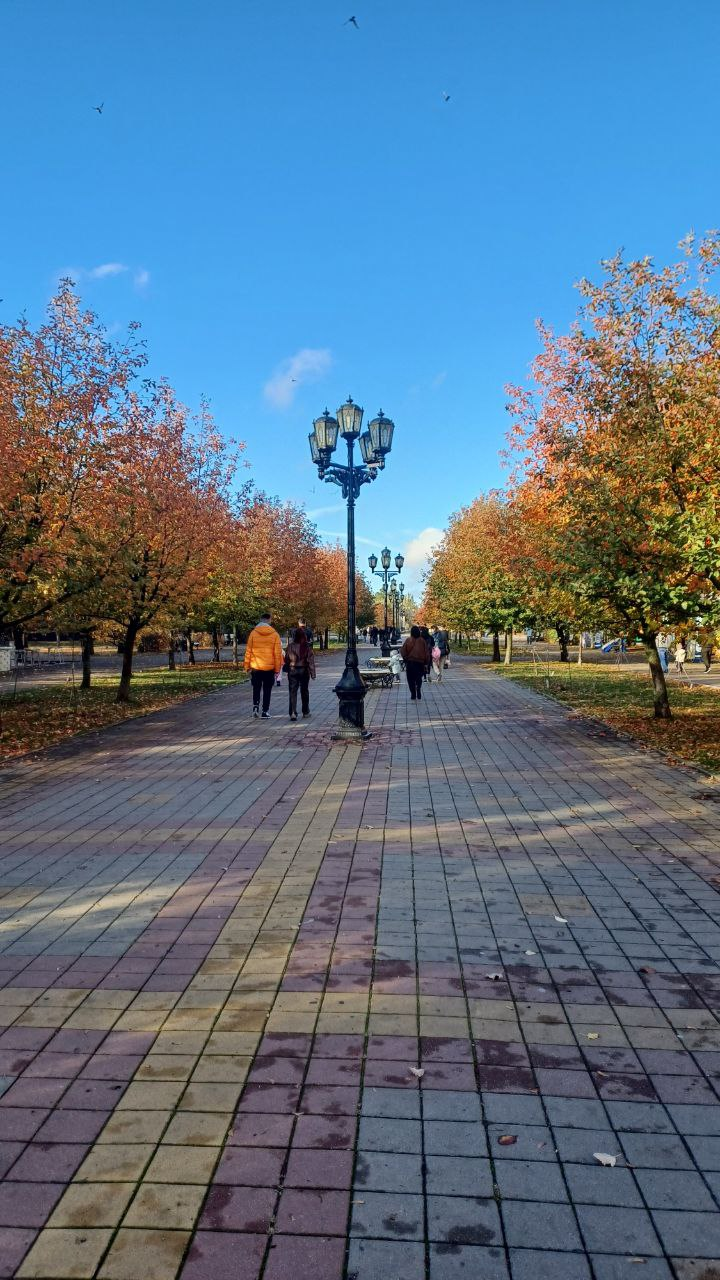
#> input picture data/park.jpg, 720 x 1280 px, found by its file name
$ python main.py
#> lines starting #> are read from the running program, lines starting #| are printed output that depends on the picture
#> in main, img is the input picture: shape (1280, 720, 3); mean B, G, R 136.5, 115.5, 91.7
### src/noise_gen.py
# Библиотека для генерации искуственного шума

import numpy as np

# [68 lines left out: functions add_salt_pepper_noise, add_Gauss_noise, add_impulse_noise, add_uniform_noise, add_Rayleigh_noise, not called in this run]

def add_Poisson_noise(img, photons_max: int):
#> called with photons_max = 255
    if img is None:
        raise ValueError('img is None')
    if photons_max < 0:
        raise ValueError('photons_max is less than zero')

    # photons_max - amount of photons on a pixel with value 255

    lambda_: float = img.astype(np.float64) / 255 * photons_max
    noise = np.random.poisson(lambda_) / photons_max * 255
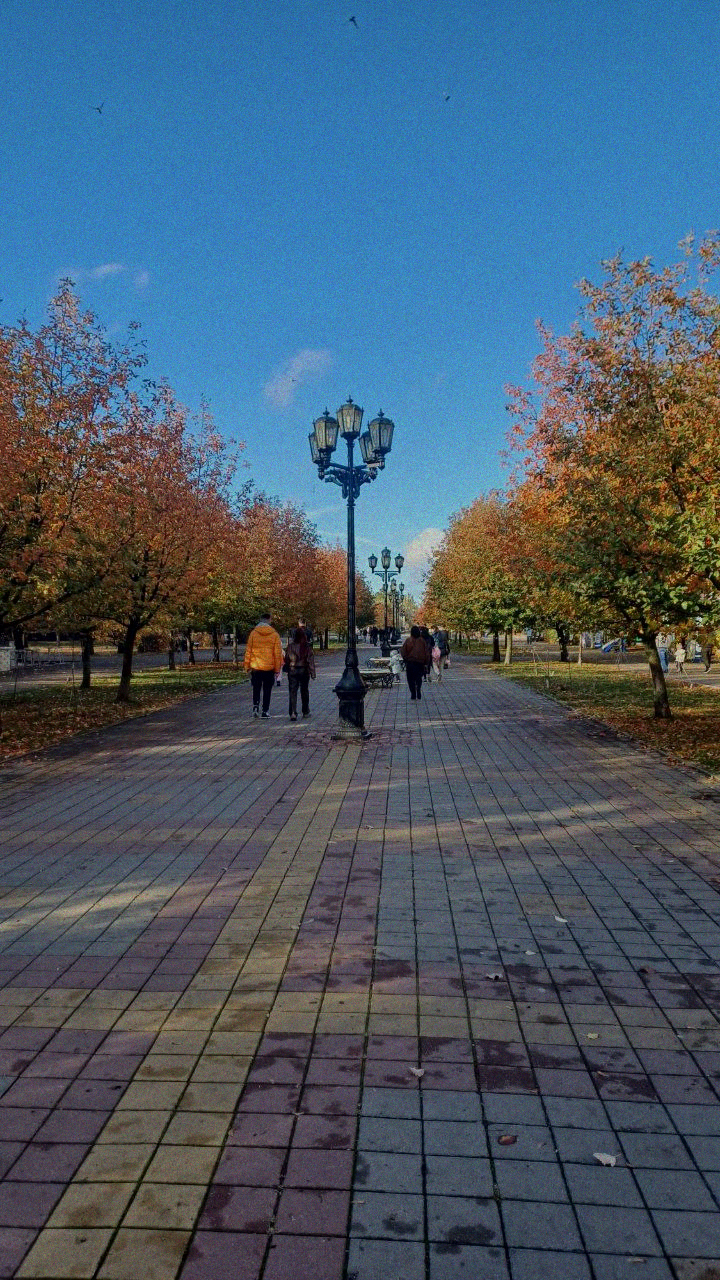
#> noise: shape (1280, 720, 3) float64; mean B, G, R 136.5, 115.5, 91.7; drawn with min black and max white
    return np.clip(noise, 0, 255).astype(np.uint8)

### src/main.py
import noise_gen as ng
import cv2
import os

def main() -> None:

    path: str = '..\Digital_Image_Processing\data\park.jpg'
    img = cv2.imread(path)

    if img is None:
        return

    cv2.namedWindow('Source Image')
    cv2.imshow('Source Image', img)

    cv2.waitKey(0)
    cv2.destroyAllWindows()

    noise = ng.add_Poisson_noise(img, 255)

    cv2.namedWindow('Noise Image')
    cv2.imshow('Noise Image', noise)

    cv2.waitKey(0)
    cv2.destroyAllWindows()

    print('Hello, world!')


if __name__ == '__main__':
    main()

$ run again, with data/cat.jpg copied over data/park.jpg
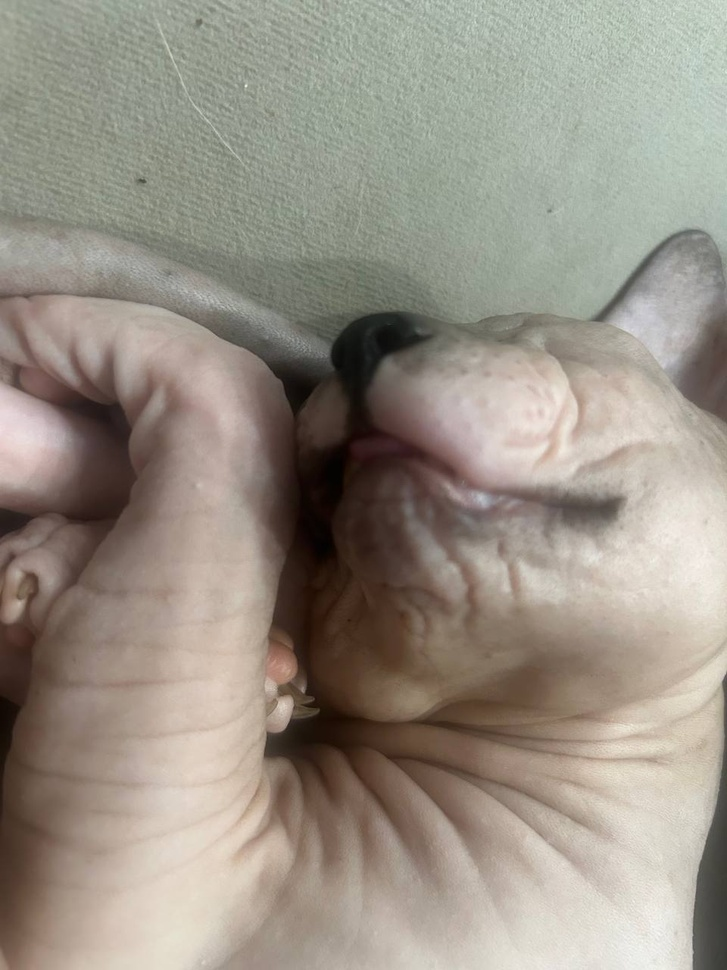
#> input picture data/cat.jpg, 727 x 970 px, shrunk from 960 x 1280 before the run, found by its file name
#> in main, img is the input picture: shape (970, 727, 3); mean B, G, R 134.1, 145.4, 153
#> in add_Poisson_noise, `noise = np.random.poisson(lambda_) / photons_max * 255`:
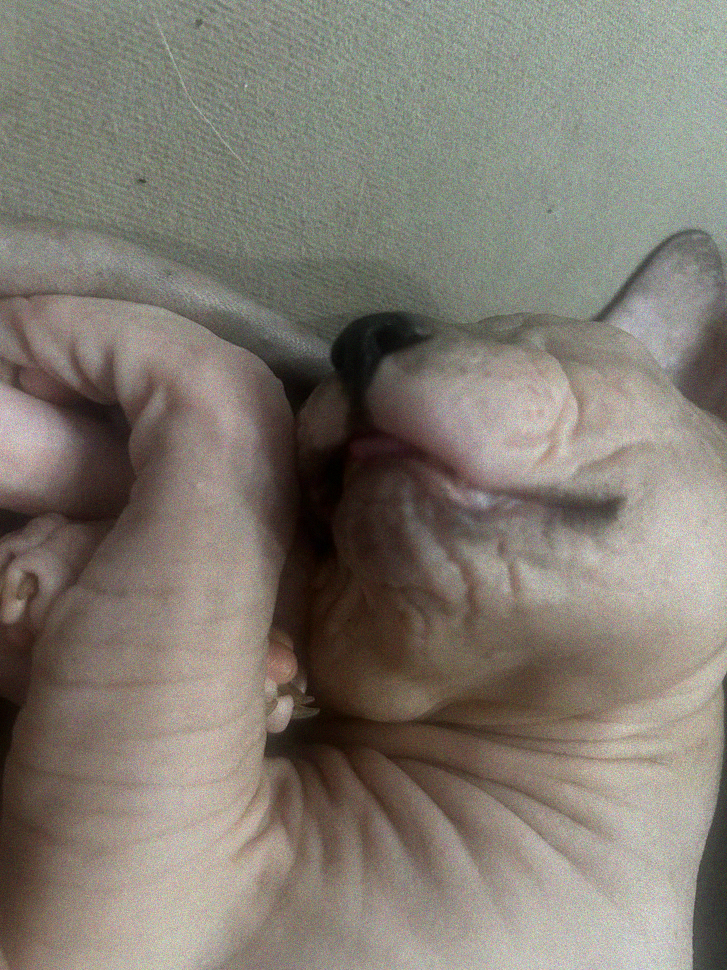
#> noise: shape (970, 727, 3) float64; mean B, G, R 134.1, 145.4, 153; drawn with min black and max white

$ run again, with data/dog.jpg copied over data/park.jpg
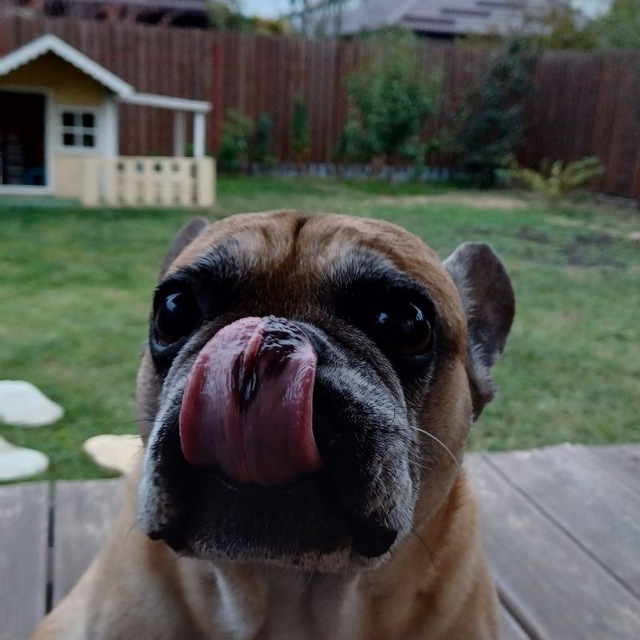
#> input picture data/dog.jpg, 640 x 640 px, found by its file name
#> in main, img is the input picture: shape (640, 640, 3); mean B, G, R 78.8, 84.1, 82.3
#> in add_Poisson_noise, `noise = np.random.poisson(lambda_) / photons_max * 255`:
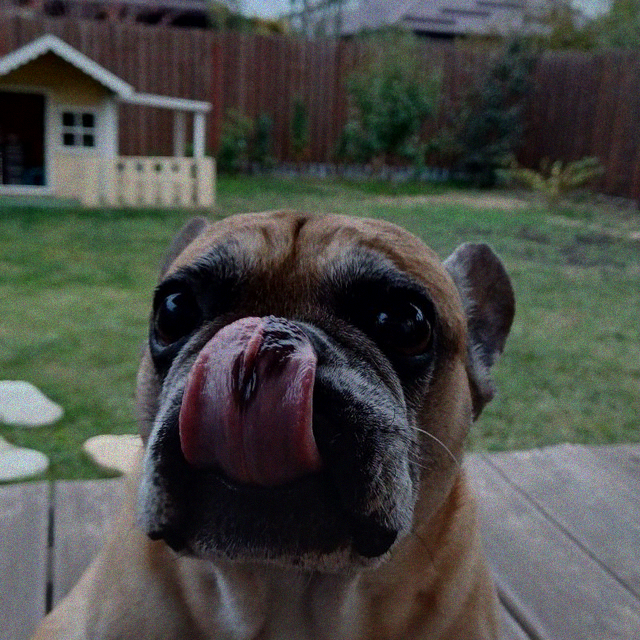
#> noise: shape (640, 640, 3) float64; mean B, G, R 78.8, 84.1, 82.3; drawn with min black and max white
